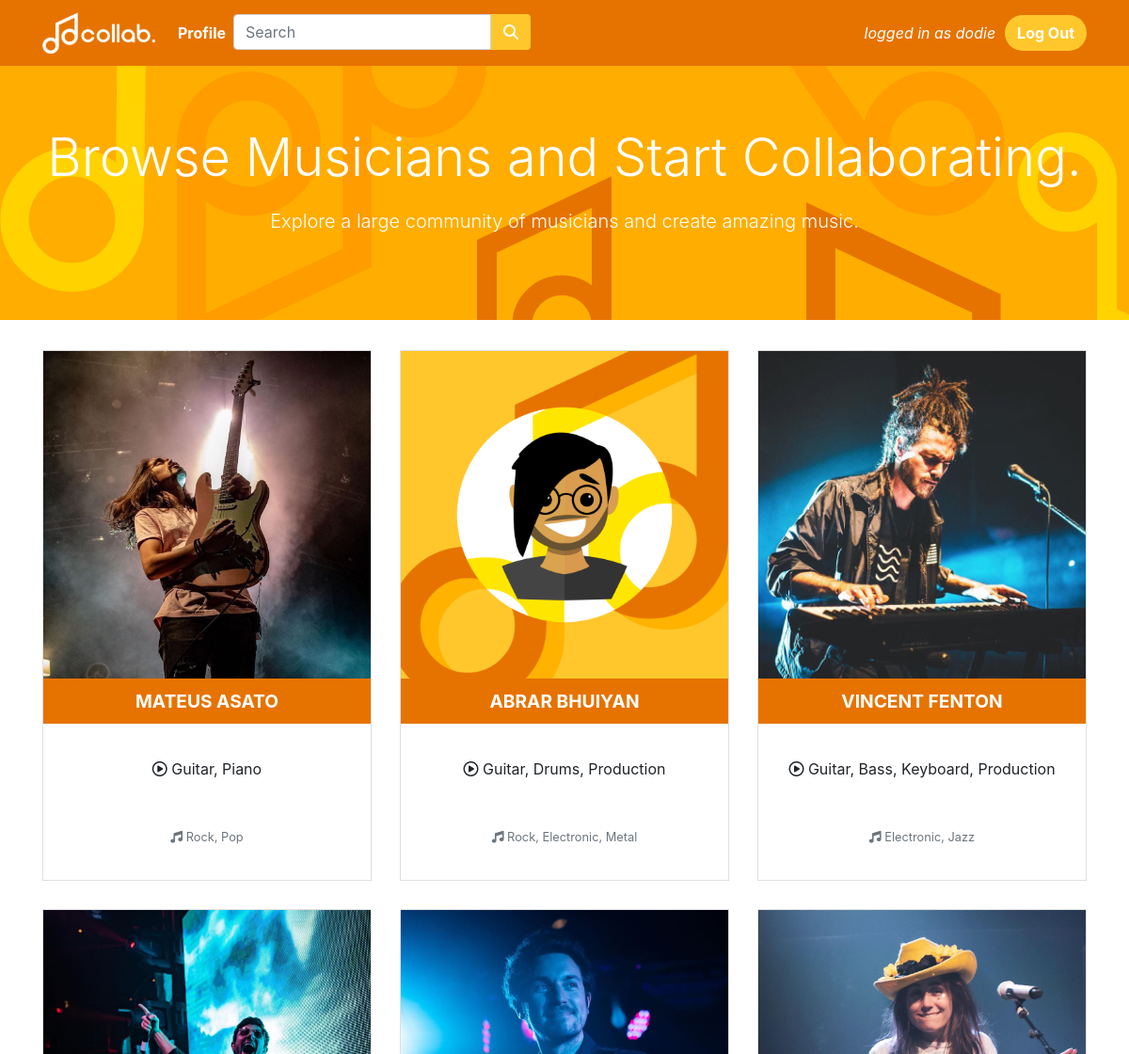
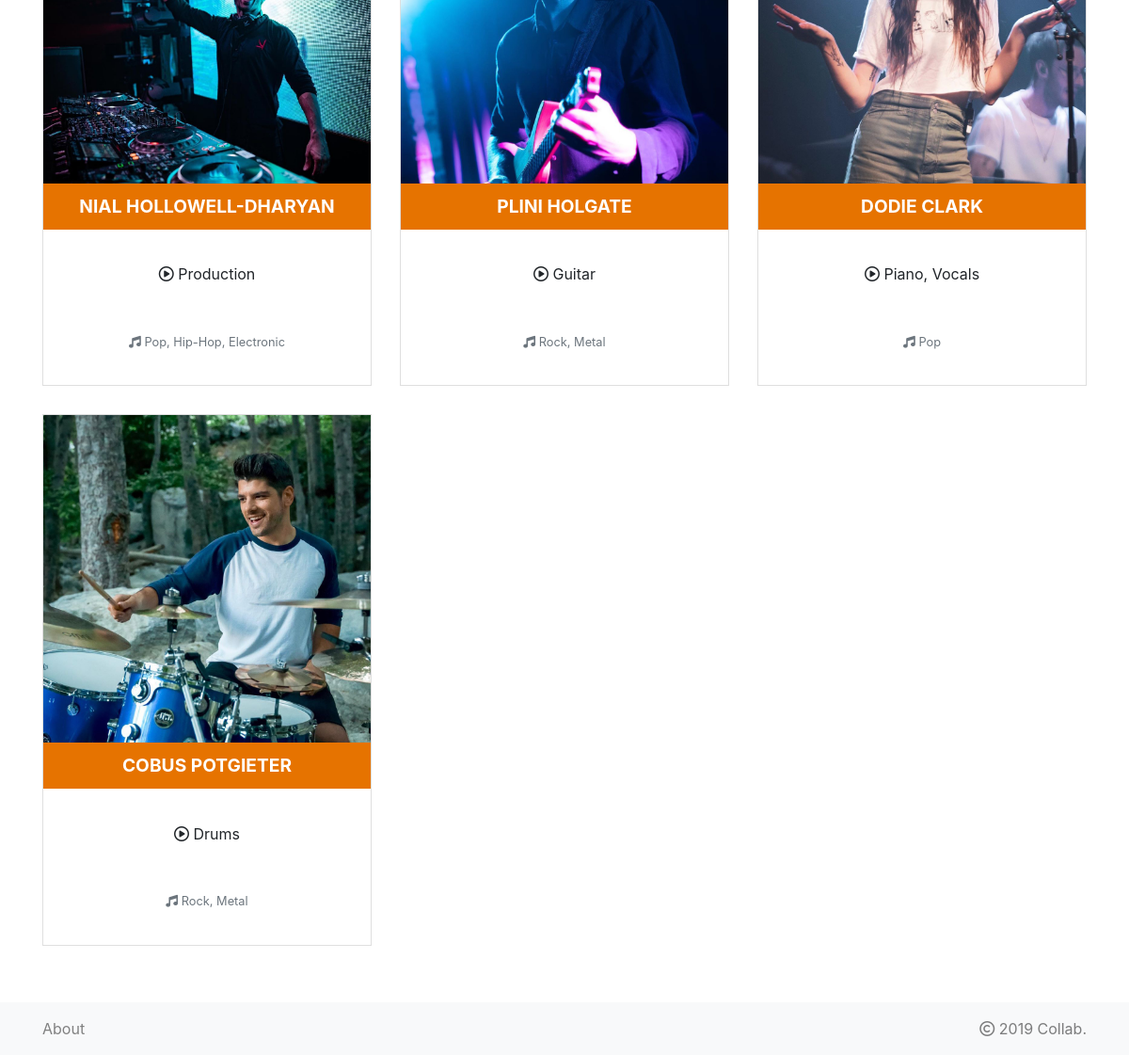
The app's page /home (signed in) with its own data (2 pictures, top to bottom).
### app.py (models this page shows, shortened)
class User(UserMixin, db.Model):
	id = db.Column(db.Integer, primary_key=True, autoincrement=True)
	username = db.Column(db.String, nullable=False)
	email = db.Column(db.String, nullable=False)
	password = db.Column(db.String, nullable=False)
	profile = db.relationship('Profile', backref='user', uselist=False)
	message = db.relationship('Message', backref='user')

class Profile(db.Model):
	id = db.Column(db.Integer, primary_key=True, autoincrement=True)
	first_name = db.Column(db.String, nullable=False)
	last_name = db.Column(db.String, nullable=False)
	dob = db.Column(db.String, nullable=False)
	picture = db.Column(db.String, nullable=False)
	instruments = db.Column(db.String, nullable=False)
	genre = db.Column(db.String, nullable=False)
	about = db.Column(db.String, nullable=False)
	user_id = db.Column(db.Integer, db.ForeignKey('user.id'))
	message = db.relationship('Message', backref='profile')

### app.py (the view)
@app.route('/home')
@login_required
def home():
	profiles = Profile.query.all()
	random.shuffle(profiles)
	return render_template('home.html', profiles=profiles)

### app.py (called while the page is built)
@login_manager.user_loader
def load_user(id):
    return User.query.get(int(id))

### templates/home.html (shortened to what this page needs)
{% include 'partials/header_login.html' %}
    <div class="jumbotron">
      <div class="container">
        <h1 class="display-4">Browse Musicians and Start Collaborating.</h1>
        <p class="lead">Explore a large community of musicians and create amazing music.</p>
      </div>
    </div>
    <div class="container main-browse">
      <div class="row" style="display: flex; flex-wrap: wrap;">
        {% for profile in profiles %}
        <div class="col-md-4 col-sm-6 text-center">
          <div class="card">
            <img src="{{ profile.picture }}" class="card-img-top" alt="...">
            <a href="/profile/{{ profile.id }}" class="cardButton">
                {{ profile.first_name }} {{ profile.last_name }}
            </a>
            <div class="card-body">
              <p class="card-text">
                <i class="far fa-play-circle"></i>
                {{ profile.instruments }}
              </p>
              <p class="card-text">
                <small class="text-muted">
                  <i class="fas fa-music"></i> {{ profile.genre }}
                </small>
              </p>
            </div>
          </div>
        </div>
        {% endfor %}
      </div>
    </div>
{% include 'partials/footer.html' %}

### templates/partials/header_login.html (shortened to what this page needs)
<!DOCTYPE html>
<html lang="en">
  <head>
    <link rel="stylesheet" href="https://stackpath.bootstrapcdn.com/bootstrap/4.1.3/css/bootstrap.min.css">
    <link rel="stylesheet" type="text/css" href="{{ url_for('static', filename='css/styles.css') }}">
  </head>
  <body>
    <nav class="navbar navbar-expand-md" id="mainNavbar">
      <div class="container">
        <a class="navbar-brand" href="{{ url_for('home') }}">
          <img src="{{ url_for('static', filename='images/navbar_logo.png') }}" alt="logo" id="#navBarLogo">
        </a>
        <div class="collapse navbar-collapse" id="navbarSupportedContent">
          <ul class="navbar-nav mr-auto">
            <li class="nav-item">
              <a class="nav-link" href="{{ url_for('profile', uid=current_user.profile.id) }}">Profile</a>
            </li>
            <li>
              <form class="form-inline" action="{{ url_for('results') }}" method="GET">
                <div class="form-group">
                  <div class="form-row">
                    <div class="col" id="searchBar">
                      <input type="seach" class="form-control" id="searchBox" placeholder="Search" name="q" required>
                    </div>
                    <div class="col" id="searchBarButton">
                      <button class="btn searchButton" type="submit"><i class="fas fa-search"></i></button>
                    </div>
                  </div>
              </form>
            </li>
          </ul>
          <span>
            logged in as {{ current_user.username }}
          </span>
          <a class="btn loginButton" href="{{ url_for('logout') }}" role="button">Log Out</a>
        </div>
      </div>
    </nav>

### templates/partials/footer.html (shortened to what this page needs)
<nav class="navbar navbar-light bg-light" id="footer">
      <div class="container d-flex">
        <a class="footerLink" href="#">About</a>
        <span class="navbar-text">
          <i class="far fa-copyright"></i> 2019 Collab.
       </span>
      </div>
    </nav>
  </body>
</html>

### static/css/styles.css (style rules this page uses)
#mainNavbar { background-color: #e67300; }
.navbar-brand img { max-width: 120px; }
.loginButton { background-color: #ffc72b; color: white; border-radius: 30px; font-weight: bold; }
body { background-color: white; }
html, body { max-width: 100%; overflow-x: hidden; }
.footerLink { color: grey; }
.signUp h2, p { padding-top: 5%; text-align: center; padding-bottom: 5%; }
#mainNavbar ul a { color: white; font-weight: bold; }
#mainNavbar span { color: white; font-style: italic; margin-right: 10px; }
.main-browse { margin-bottom: 30px; }
.cardButton { font-size: 1.2rem; background-color: #e67300; padding-top: 10px; padding-bottom: 10px; color: white; text-transform: uppercase; font-weight: bold; transition: 0.2s; }
.card { margin-bottom: 30px; border-radius: 0px; }
.card img { border-radius: 0px; }
.jumbotron { text-align: center; background-image: url("../images/jumbotron.png");; background-repeat: no-repeat; background-size: cover; color: white; font-weight: bold; border-radius: 0px; }
.lead { padding-top: 10px; padding-bottom: 10px; }
.searchButton { background-color: #ffc72b; color: white; font-weight: bold; border-top-left-radius: 0; border-bottom-left-radius: 0; }
#searchBarButton { padding-left: 0; padding-right: 0; }
#searchBar { padding-right: 0; }
#searchBox { border-top-right-radius: 0; border-bottom-right-radius: 0; }

### records on screen
User: username "dodie"
Profile: picture (picture), first_name "MATEUS", last_name "ASATO", instruments "Guitar, Piano", genre "Rock, Pop"
Profile: picture (picture), first_name "ABRAR", last_name "BHUIYAN", instruments "Guitar, Drums, Production", genre "Rock, Electronic, Metal"
Profile: picture (picture), first_name "VINCENT", last_name "FENTON", instruments "Guitar, Bass, Keyboard, Production", genre "Electronic, Jazz"
Profile: picture (picture), first_name "NIAL", last_name "HOLLOWELL-DHARYAN", instruments "Production", genre "Pop, Hip-Hop, Electronic"
Profile: picture (picture), first_name "PLINI", last_name "HOLGATE", instruments "Guitar", genre "Rock, Metal"
Profile: picture (picture), first_name "DODIE", last_name "CLARK", instruments "Piano, Vocals", genre "Pop"
Profile: picture (picture), first_name "COBUS", last_name "POTGIETER", instruments "Drums", genre "Rock, Metal"
